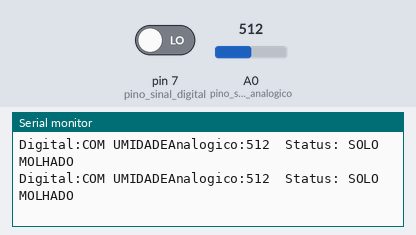
A sketch run on a simulated Arduino Uno, built with avr-gcc and run on an emulated ATmega328P. Parts: the last lines printed to the serial monitor. Inputs (shaded band) come from the test bench; at power-on: A0 (pino_sinal_analogico) = 512, pin 7 (pino_sinal_digital) LOW.

Above: at 1.2 s.
1.3 s: A0 (pino_sinal_analogico) set to 684
At 1.35 s:
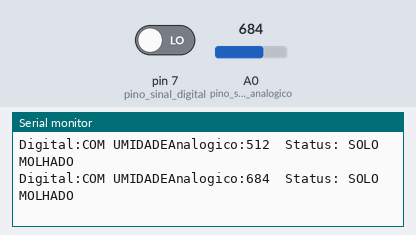
4.3 s: A0 (pino_sinal_analogico) set to 708
At 4.37 s:
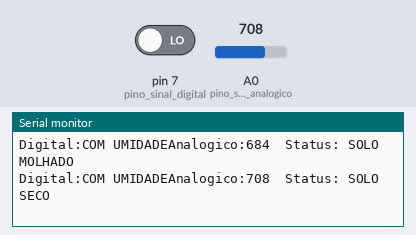

The sketch:

sensor_umidade.ino.ino
```cpp
#define pino_sinal_analogico A0
#define pino_sinal_digital 7
//#define vermelho 5
//#define verde 7
int valor_analogico;
void setup() {
  Serial.begin(9600);
  pinMode(pino_sinal_digital, INPUT);
  //pinMode(vermelho, OUTPUT);
  //pinMode(verde, OUTPUT);

}
void loop() {
Serial.print("Digital:");
//SOLO UMIDO LED VERDE
if (digitalRead(pino_sinal_digital)){
     Serial.print("SEM UMIDADE");
   //  digitalWrite(verde, LOW);
    // digitalWrite(vermelho,HIGH);
     Serial.print(" ");

} else{
  Serial.print("COM UMIDADE");
  //digitalWrite(vermelho, LOW);
  //digitalWrite(verde, HIGH);

  }
  Serial.print("Analogico:");
  Serial.print(analogRead(pino_sinal_analogico));
  Serial.print(" ");
  Serial.print(" Status: ");
  if (analogRead(pino_sinal_analogico) > 700) {
  Serial.println("SOLO SECO");


    }else {
    Serial.println("SOLO MOLHADO");
      }

     }

  // put your main code here, to run repeatedly:
```

Measured:
- the behaviour switches between 700 and 701 on A0 (pino_sinal_analogico) (found by bisection; images 1 and 2)
- after the input at 1.3 s, the serial monitor: prints a new line at once (image 1)
- after the input at 4.3 s, the serial monitor: prints a new line after 0.07 s (image 2)
